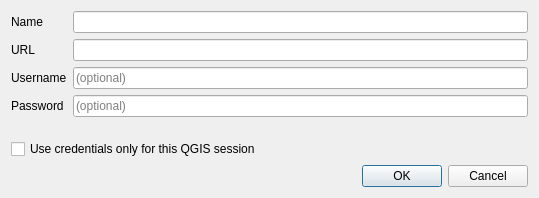
<?xml version="1.0" encoding="UTF-8"?>
<ui version="4.0">
 <class>new_server</class>
 <widget class="QDialog" name="new_server">
  <property name="geometry">
   <rect>
    <x>0</x>
    <y>0</y>
    <width>539</width>
    <height>198</height>
   </rect>
  </property>
  <property name="windowTitle">
   <string>New server</string>
  </property>
  <layout class="QVBoxLayout" name="verticalLayout">
   <item>
    <layout class="QFormLayout" name="formLayout">
     <item row="0" column="0">
      <widget class="QLabel" name="name_label">
       <property name="text">
        <string>Name</string>
       </property>
      </widget>
     </item>
     <item row="1" column="0">
      <widget class="QLabel" name="url_label">
       <property name="text">
        <string>URL</string>
       </property>
      </widget>
     </item>
     <item row="0" column="1">
      <widget class="QLineEdit" name="name"/>
     </item>
     <item row="1" column="1">
      <widget class="QLineEdit" name="url"/>
     </item>
     <item row="2" column="0">
      <widget class="QLabel" name="username_label">
       <property name="text">
        <string>Username</string>
       </property>
      </widget>
     </item>
     <item row="3" column="0">
      <widget class="QLabel" name="password_label">
       <property name="text">
        <string>Password</string>
       </property>
      </widget>
     </item>
     <item row="2" column="1">
      <widget class="QLineEdit" name="username">
       <property name="placeholderText">
        <string>(optional)</string>
       </property>
      </widget>
     </item>
     <item row="3" column="1">
      <widget class="QLineEdit" name="password">
       <property name="echoMode">
        <enum>QLineEdit::Password</enum>
       </property>
       <property name="placeholderText">
        <string>(optional)</string>
       </property>
      </widget>
     </item>
    </layout>
   </item>
   <item>
    <widget class="QCheckBox" name="discard_tokens">
     <property name="text">
      <string>Use credentials only for this QGIS session</string>
     </property>
    </widget>
   </item>
   <item>
    <widget class="QDialogButtonBox" name="buttonBox">
     <property name="orientation">
      <enum>Qt::Horizontal</enum>
     </property>
     <property name="standardButtons">
      <set>QDialogButtonBox::Cancel|QDialogButtonBox::Ok</set>
     </property>
    </widget>
   </item>
  </layout>
 </widget>
 <tabstops>
  <tabstop>name</tabstop>
  <tabstop>url</tabstop>
  <tabstop>username</tabstop>
  <tabstop>password</tabstop>
  <tabstop>discard_tokens</tabstop>
 </tabstops>
 <resources/>
 <connections>
  <connection>
   <sender>buttonBox</sender>
   <signal>accepted()</signal>
   <receiver>new_server</receiver>
   <slot>accept()</slot>
   <hints>
    <hint type="sourcelabel">
     <x>227</x>
     <y>96</y>
    </hint>
    <hint type="destinationlabel">
     <x>157</x>
     <y>115</y>
    </hint>
   </hints>
  </connection>
  <connection>
   <sender>buttonBox</sender>
   <signal>rejected()</signal>
   <receiver>new_server</receiver>
   <slot>reject()</slot>
   <hints>
    <hint type="sourcelabel">
     <x>295</x>
     <y>102</y>
    </hint>
    <hint type="destinationlabel">
     <x>286</x>
     <y>115</y>
    </hint>
   </hints>
  </connection>
 </connections>
</ui>
